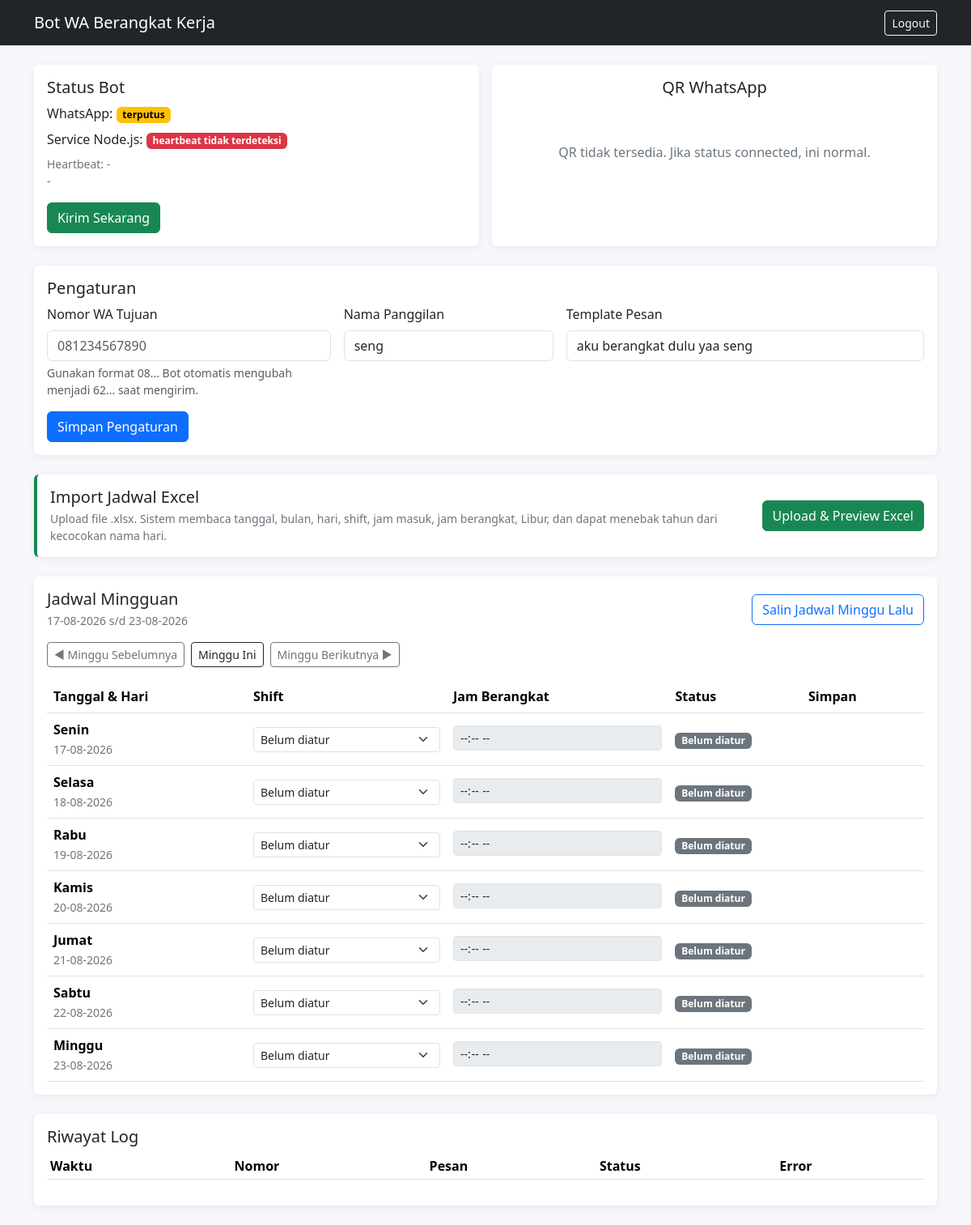
The app's page / (signed in) with its own data.
### tables this page shows
CREATE TABLE pengaturan (
    id TINYINT UNSIGNED NOT NULL PRIMARY KEY DEFAULT 1,
    nomor_wa_tujuan VARCHAR(25) NOT NULL DEFAULT '',
    nama_panggilan VARCHAR(100) NOT NULL DEFAULT 'seng',
    template_pesan VARCHAR(500) NOT NULL DEFAULT 'aku berangkat dulu yaa seng',
    status_koneksi_bot ENUM('terputus','butuh_scan','menghubungkan','connected') NOT NULL DEFAULT 'terputus',
    updated_at DATETIME NOT NULL DEFAULT CURRENT_TIMESTAMP ON UPDATE CURRENT_TIMESTAMP
);

CREATE TABLE bot_runtime (
    id TINYINT UNSIGNED NOT NULL PRIMARY KEY DEFAULT 1,
    qr_base64 MEDIUMTEXT NULL,
    qr_updated_at DATETIME NULL,
    heartbeat_at DATETIME NULL,
    info VARCHAR(255) NULL,
    updated_at DATETIME NOT NULL DEFAULT CURRENT_TIMESTAMP ON UPDATE CURRENT_TIMESTAMP
);

### public/functions.php (called while the page is built, shortened)
<?php
function e(?string $value): string { return htmlspecialchars((string)$value, ENT_QUOTES, 'UTF-8'); }

### public/index.php (the view, shortened to what this page needs)
<?php
require_once __DIR__ . '/functions.php';
function status_badge(string $status): array {
    return match ($status) {
        'terjadwal' => ['primary', 'Terjadwal'],
        'terkirim' => ['success', 'Terkirim'],
        'libur' => ['warning', 'Libur'],
        'gagal' => ['danger', 'Gagal'],
        default => ['secondary', 'Belum diatur'],
    };
}
$setting = $pdo->query('SELECT * FROM pengaturan WHERE id=1')->fetch();
$runtime = $pdo->query('SELECT * FROM bot_runtime WHERE id=1')->fetch();
$requestedWeek = $_GET['week'] ?? date('Y-m-d');
$weekDate = DateTime::createFromFormat('Y-m-d', $requestedWeek) ?: new DateTime('today');
$weekDate->modify('monday this week');
$weekEndDate = (clone $weekDate)->modify('+6 days');
$prevWeek = (clone $weekDate)->modify('-7 days')->format('Y-m-d');
$nextWeek = (clone $weekDate)->modify('+7 days')->format('Y-m-d');
$thisWeek = (new DateTime('monday this week'))->format('Y-m-d');
$scheduleMap = [];
$days = [];
$dayNames = [1 => 'Senin', 2 => 'Selasa', 3 => 'Rabu', 4 => 'Kamis', 5 => 'Jumat', 6 => 'Sabtu', 7 => 'Minggu'];
for ($i = 0; $i < 7; $i++) {
    $date = (clone $weekDate)->modify("+$i days");
    $dateKey = $date->format('Y-m-d');
    $row = $scheduleMap[$dateKey] ?? null;
    $days[] = [
        'tanggal' => $dateKey,
        'hari' => $dayNames[(int)$date->format('N')],
        'display' => $date->format('d-m-Y'),
        'shift_id' => $row['shift_id'] ?? '',
        'jam' => !empty($row['jam_berangkat_terpilih']) ? substr($row['jam_berangkat_terpilih'], 0, 5) : '',
        'status' => $row['status'] ?? 'belum_diatur',
        'locked' => $row && $row['status'] === 'terkirim' && $dateKey < date('Y-m-d'),
    ];
}
$heartbeatAge = !empty($runtime['heartbeat_at']) ? time() - strtotime($runtime['heartbeat_at']) : 999999;
$serviceAlive = $heartbeatAge <= 120;
?>
<!doctype html>
<html lang="id">
<head>
    <link href="https://cdn.jsdelivr.net/npm/bootstrap@5.3.8/dist/css/bootstrap.min.css" rel="stylesheet">
</head>
<body>
<nav class="navbar navbar-dark bg-dark"><div class="container"><span class="navbar-brand">Bot WA Berangkat Kerja</span><a class="btn btn-outline-light btn-sm" href="logout.php">Logout</a></div></nav>
<main class="container py-4">
    <div class="row g-3 mb-4" id="status">
        <div class="col-lg-6"><div class="card h-100"><div class="card-body"><h2 class="h5">Status Bot</h2><p class="mb-2">WhatsApp: <span class="badge text-bg-<?= $setting['status_koneksi_bot']==='connected'?'success':'warning' ?>"><?=e($setting['status_koneksi_bot'])?></span></p><p class="mb-2">Service Node.js: <span class="badge text-bg-<?= $serviceAlive?'success':'danger' ?>"><?= $serviceAlive?'aktif':'heartbeat tidak terdeteksi' ?></span></p><p class="text-secondary small">Heartbeat: <?=e($runtime['heartbeat_at'] ?: '-')?><br><?=e($runtime['info'] ?: '-')?></p><form method="post"><input type="hidden" name="csrf" value="<?=e(csrf_token())?>"><input type="hidden" name="action" value="send_now"><button class="btn btn-success" onclick="return confirm('Kirim pesan sekarang?')">Kirim Sekarang</button></form></div></div></div>
        <div class="col-lg-6"><div class="card h-100"><div class="card-body text-center"><h2 class="h5">QR WhatsApp</h2><?php if(!empty($runtime['qr_base64'])): ?><img class="qr" src="<?=e($runtime['qr_base64'])?>" alt="QR WhatsApp"><p class="small text-secondary mt-2">Scan melalui WhatsApp &gt; Perangkat tertaut.</p><?php else: ?><div class="py-5 text-secondary">QR tidak tersedia. Jika status connected, ini normal.</div><?php endif; ?></div></div></div>
    </div>
    <div class="card mb-4" id="pengaturan"><div class="card-body"><h2 class="h5">Pengaturan</h2><form method="post" class="row g-3"><input type="hidden" name="csrf" value="<?=e(csrf_token())?>"><input type="hidden" name="action" value="save_setting"><div class="col-md-4"><label class="form-label">Nomor WA Tujuan</label><input class="form-control" name="nomor_wa_tujuan" value="<?=e($setting['nomor_wa_tujuan'])?>" placeholder="081234567890" inputmode="numeric" required><div class="form-text">Gunakan format 08... Bot otomatis mengubah menjadi 62... saat mengirim.</div></div><div class="col-md-3"><label class="form-label">Nama Panggilan</label><input class="form-control" name="nama_panggilan" value="<?=e($setting['nama_panggilan'])?>"></div><div class="col-md-5"><label class="form-label">Template Pesan</label><input class="form-control" name="template_pesan" value="<?=e($setting['template_pesan'])?>" required></div><div class="col-12"><button class="btn btn-primary">Simpan Pengaturan</button></div></form></div></div>
    <div class="card mb-4 border-start border-4 border-success"><div class="card-body d-flex flex-column flex-md-row justify-content-between align-items-md-center gap-3"><div><h2 class="h5 mb-1">Import Jadwal Excel</h2><div class="text-secondary small">Upload file .xlsx. Sistem membaca tanggal, bulan, hari, shift, jam masuk, jam berangkat, Libur, dan dapat menebak tahun dari kecocokan nama hari.</div></div><a href="import_jadwal.php" class="btn btn-success text-nowrap">Upload & Preview Excel</a></div></div>
    <div class="card mb-4" id="jadwal"><div class="card-body">
        <div class="d-flex flex-column flex-lg-row justify-content-between align-items-lg-center gap-3 mb-3"><div><h2 class="h5 mb-1">Jadwal Mingguan</h2><div class="text-secondary small"><?=e($weekDate->format('d-m-Y'))?> s/d <?=e($weekEndDate->format('d-m-Y'))?></div></div><button type="button" class="btn btn-outline-primary" id="copyPrevious">Salin Jadwal Minggu Lalu</button></div>
        <div class="d-flex flex-wrap gap-2 mb-3"><a class="btn btn-outline-secondary btn-sm" href="?week=<?=e($prevWeek)?>#jadwal">◀ Minggu Sebelumnya</a><a class="btn btn-outline-dark btn-sm" href="?week=<?=e($thisWeek)?>#jadwal">Minggu Ini</a><a class="btn btn-outline-secondary btn-sm" href="?week=<?=e($nextWeek)?>#jadwal">Minggu Berikutnya ▶</a></div>
        <div class="table-responsive"><table class="table schedule-table align-middle mb-0"><thead><tr><th style="min-width:180px">Tanggal &amp; Hari</th><th style="min-width:180px">Shift</th><th style="min-width:200px">Jam Berangkat</th><th style="min-width:120px">Status</th><th style="min-width:110px">Simpan</th></tr></thead><tbody>
        <?php foreach($days as $d): $badge = status_badge($d['status']); ?>
            <tr class="schedule-row <?= $d['locked']?'is-locked':'' ?> <?= $d['tanggal']===date('Y-m-d')?'today-row':'' ?>" data-date="<?=e($d['tanggal'])?>" data-status="<?=e($d['status'])?>">
                <td><strong><?=e($d['hari'])?></strong><br><span class="text-secondary small"><?=e($d['display'])?></span><?php if($d['locked']): ?><br><span class="text-danger small">Riwayat terkunci</span><?php endif; ?></td>
                <td><select class="form-select form-select-sm shift-select" <?= $d['locked']?'disabled':'' ?>><option value="">Belum diatur</option></select></td>
                <td><input type="time" class="form-control form-control-sm jam-input" value="<?=e($d['jam'])?>" step="60" <?= ($d['locked'] || $d['status']==='libur' || !$d['shift_id'])?'disabled':'' ?>><div class="quick-times mt-1 d-flex flex-wrap gap-1"></div></td>
                <td><span class="badge status-badge text-bg-<?=e($badge[0])?>"><?=e($badge[1])?></span></td>
                <td><span class="save-feedback small text-secondary"><?= $d['locked']?'Terkunci':'' ?></span></td>
            </tr>
        <?php endforeach; ?>
        </tbody></table></div>
    </div></div>
    <div class="card"><div class="card-body"><h2 class="h5">Riwayat Log</h2><div class="table-responsive"><table class="table table-sm"><thead><tr><th>Waktu</th><th>Nomor</th><th>Pesan</th><th>Status</th><th>Error</th></tr></thead></table></div></div></div>
</main>
</body></html>

### public/index.php (style rules this page uses)
body { background:#f5f7fb }
.card { border:0;box-shadow:0 .125rem .5rem rgba(0,0,0,.06) }
.today-row { box-shadow:inset 4px 0 #0d6efd }
.schedule-table td { vertical-align:middle }

### records on screen
pengaturan: status_koneksi_bot "terputus", nama_panggilan "seng", template_pesan "aku berangkat dulu yaa seng"
bot_runtime: heartbeat_at "-", info "-"

### other values on screen
$weekDate->format('d-m-Y') "17-08-2026"
$weekEndDate->format('d-m-Y') "23-08-2026"
$d['hari'] "Senin"
$d['display'] "17-08-2026"
$badge[1] "Belum diatur"
$d['hari'] "Selasa"
$d['display'] "18-08-2026"
$d['hari'] "Rabu"
$d['display'] "19-08-2026"
$d['hari'] "Kamis"
$d['display'] "20-08-2026"
$d['hari'] "Jumat"
$d['display'] "21-08-2026"
$d['hari'] "Sabtu"
$d['display'] "22-08-2026"
